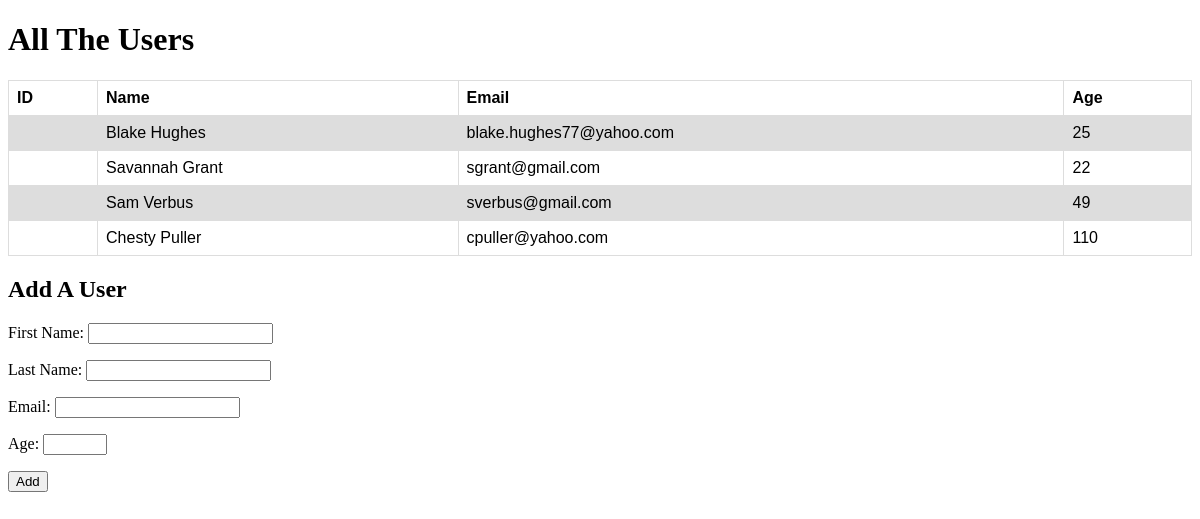
The page / on the database its author committed.
### usersapp/models.py (models this page shows)
class User(models.Model):
    fname = models.CharField(max_length=255)
    lname = models.CharField(max_length=255)
    email = models.CharField(max_length=255)
    age = models.IntegerField()
    created_at = models.DateTimeField(auto_now_add=True)
    updated_at = models.DateTimeField(auto_now=True)

### usersapp/views.py (the view)
# urls.py: path('', views.index),
def index(request):
    context = {
        'friends': User.objects.all()
    }
    return render(request, "index.html", context)

### usersapp/templates/index.html (shortened to what this page needs)
<!DOCTYPE html>
<html lang="en">
<head>
</head>
<body>
    <h1>All The Users</h1>
    <table>
        <tr>
            <th>ID</th>
            <th>Name</th>
            <th>Email</th>
            <th>Age</th>
        </tr>
        {% for name in friends %}
        <tr>
            <td>{{ID}}</td>
            <td>{{name.fname}} {{name.lname}}</td>
            <td>{{name.email}}</td>
            <td>{{name.age}}</td>
        </tr>
        {% endfor %}
    </table>
    <h2>Add A User</h2>
    <form action="/info" method="post">
        <p>First Name: <input type="text" name="firstname" id=""></p>
        <p>Last Name: <input type="text" name="lastname" id=""></p>
        <p>Email: <input type="email" name="email" id=""></p>
        <p>Age: <input type="number" name="age" id="" min="1" max="110"></p>
        <p><input type="submit" value="Add"></p>
    </form>
</body>
</html>

### usersapp/templates/index.html (style rules this page uses)
table { font-family: arial, sans-serif; border-collapse: collapse; width: 100%; }
td, th { border: 1px solid #dddddd; text-align: left; padding: 8px; }
tr:nth-child(even) { background-color: #dddddd; }

### rows shown on the page
User: fname "Blake", lname "Hughes", email "blake.hughes77@yahoo.com", age "25"
User: fname "Savannah", lname "Grant", email "sgrant@gmail.com", age "22"
User: fname "Sam", lname "Verbus", email "sverbus@gmail.com", age "49"
User: fname "Chesty", lname "Puller", email "cpuller@yahoo.com", age "110"
